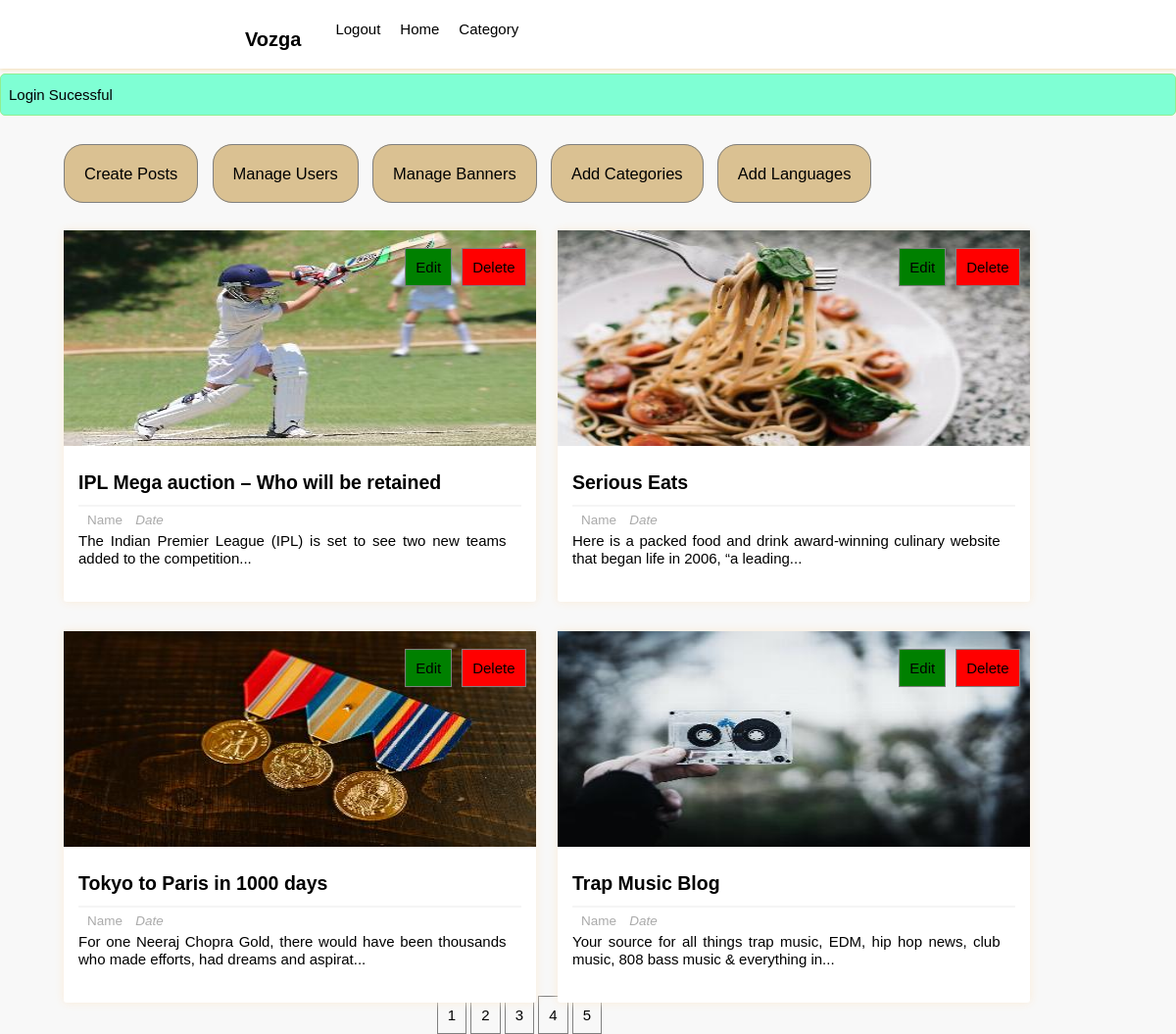
Page /dashboard.php?page=2 (signed in) on the committed database.
### tables this page shows
CREATE TABLE `posts` (
  `p_id` int NOT NULL,
  `dup_id` int NOT NULL,
  `title` varchar(255) NOT NULL,
  `description` longtext NOT NULL,
  `category` varchar(255) NOT NULL,
  `image` varchar(255) NOT NULL,
  `user_id` int NOT NULL,
  `lang_code` varchar(255) NOT NULL
);

### dashboard.php (the view, shortened to what this page needs)
<?php
    require_once "includes/login_validate.php";
?>
<html lang="en">
<head>
    <link href="includes/style.css" rel="stylesheet" type="text/css" />
</head>
<body>
<div class="header-wrapper">
<header>
            <div class='logo'>
                <h3>Vozga</h3>
            </div>
            <div class="search-form">
                        <div class="icon">
                        </div>
                    </div>
            <ul class='list'>
                <li><a>Category<i class="fas fa-chevron-down" style="color:black; font-size: 14px; font-weight: 600; padding:5px;"></i></a>
                </li>
                <li><a href='homepage'>Home</a></li>
                <li><a href="includes/logout.php">Logout</a></li>
            </ul>
        </header>
</div>
    <?php if(isset($_SESSION['message'])):?>
            <div class="msg <?php echo $_SESSION['type'];?>">
                <li><?php echo $_SESSION['message'];?></li>
            </div>
        <?php endif;?>
    <div class="manage-posts-admin">
            <div class="admin-manage">
                <ul>
                    <li><a href="createpost">Create Posts</a></li>
                    <li><a href="manageuser">Manage Users</a></li>
                    <li><a href="banner">Manage Banners</a></li>
                    <li><a href="add-category">Add Categories</a></li>
                    <li><a href="add-language">Add Languages</a></li>
                </ul>
            </div>
        <div class="main-content-admin">
                    <?php
                        $results_per_page=4;
                        $sql="SELECT * FROM posts";
                        $result=mysqli_query($con,$sql);
                        $i=0;
                        $num_of_result=mysqli_num_rows($result);
                        $num_of_pages=ceil($num_of_result/$results_per_page);
                        if(!isset($_GET['page'])){
                            $page=1;
                        }else{
                            $page=$_GET['page'];
                        }
                        $start_limit=($page-1)*$results_per_page;
                        $sql="SELECT * FROM posts LIMIT ".$start_limit.','.$results_per_page;
                        $result=mysqli_query($con,$sql);
                        if(mysqli_num_rows($result) > $i){
                            while($row=mysqli_fetch_assoc($result)){
                    ?>
                    <div class="main-post-admin">
                    <?php
                        $output_image="images/resized408x220".$row['image'];
                        $desc=$row['description'];
                        $desc = substr($desc,0,100).'...';
                    ?>
                    <img class="image" src="<?php echo $output_image;?>", alt="post_image">
                    <div class="post-preview-wrapper">
                <a href="single/<?php echo $row['p_id'];?>" class="post-title"><?php echo $row['title'];?></a>
                <div class="post-preview">
                    <span class="author-name"><i class="fas fa-user"></i>Name</span>
                    <span class="post-date"><i class="fas fa-calendar-week">Date</i></span>
                    <p class="desc"><?php echo $desc; ?></p>
                </div>
            </div>
            <div class="btns">
                <ul class="edit-delete-btn">
                    <li>
                        <a href="editpost.php/<?php echo $row['p_id'];?>" class="btn edit-link">Edit</a>
                    </li>
                    <li>
                        <a href="deletepost.php/<?php echo  $row['p_id'];?>" class ="btn delete-link" onclick="return confirm('Are you sure you want to delete this?')">Delete</a>
                    </li>
                </ul>
            </div>
        </div>
                    <?php
                            }
                        }
                        else{
                            ?>
                            <tr>
                                <th colspan="2">No results to display</th>
                            </tr>
                            <?php
                        }
                    ?>
        </div>
        <div class='index-dashboard'><center>
        <?php
        for($page=1;$page<=$num_of_pages;$page++)
        {
            echo '<a href="dashboard.php?page='.$page.'">'.$page.'</a> ';
        }   ?>
</div>
    </div>
</body>
</html>

### rows in the picture
posts: image (picture), title "IPL Mega auction – Who will be retained", description "The Indian Premier League (IPL) is set to see two new teams added to the competition..."
posts: image (picture), title "Serious Eats", description "Here is a packed food and drink award-winning culinary website that began life in 2006, “a leading..."
posts: image (picture), title "Tokyo to Paris in 1000 days", description "For one Neeraj Chopra Gold, there would have been thousands who made efforts, had dreams and aspirat..."
posts: image (picture), title "Trap Music Blog", description "Your source for all things trap music, EDM, hip hop news, club music, 808 bass music & everything in..."

### other values in the picture
$_SESSION['message'] "Login Sucessful"
